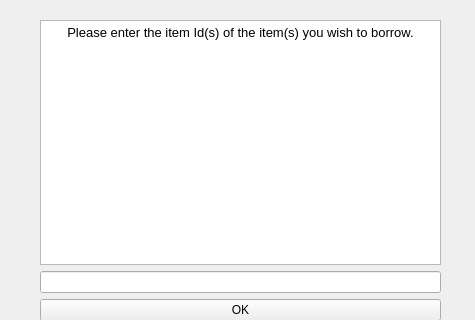
<?xml version="1.0" encoding="UTF-8"?>
<ui version="4.0">
 <class>BorrowEquip</class>
 <widget class="QWidget" name="BorrowEquip">
  <property name="geometry">
   <rect>
    <x>0</x>
    <y>0</y>
    <width>475</width>
    <height>320</height>
   </rect>
  </property>
  <property name="windowTitle">
   <string>Form</string>
  </property>
  <widget class="QWidget" name="">
   <property name="geometry">
    <rect>
     <x>40</x>
     <y>20</y>
     <width>401</width>
     <height>301</height>
    </rect>
   </property>
   <layout class="QVBoxLayout" name="verticalLayout">
    <item>
     <widget class="QTextEdit" name="textEdit">
      <property name="html">
       <string>&lt;!DOCTYPE HTML PUBLIC &quot;-//W3C//DTD HTML 4.0//EN&quot; &quot;http://www.w3.org/TR/REC-html40/strict.dtd&quot;&gt;
&lt;html&gt;&lt;head&gt;&lt;meta name=&quot;qrichtext&quot; content=&quot;1&quot; /&gt;&lt;style type=&quot;text/css&quot;&gt;
p, li { white-space: pre-wrap; }
&lt;/style&gt;&lt;/head&gt;&lt;body style=&quot; font-family:'MS Shell Dlg 2'; font-size:8pt; font-weight:400; font-style:normal;&quot;&gt;
&lt;p align=&quot;center&quot; style=&quot; margin-top:0px; margin-bottom:0px; margin-left:0px; margin-right:0px; -qt-block-indent:0; text-indent:0px;&quot;&gt;&lt;span style=&quot; font-size:10pt;&quot;&gt;Please enter the item Id(s) of the item(s) you wish to borrow.&lt;/span&gt;&lt;/p&gt;
&lt;p align=&quot;center&quot; style=&quot;-qt-paragraph-type:empty; margin-top:0px; margin-bottom:0px; margin-left:0px; margin-right:0px; -qt-block-indent:0; text-indent:0px;&quot;&gt;&lt;br /&gt;&lt;/p&gt;&lt;/body&gt;&lt;/html&gt;</string>
      </property>
     </widget>
    </item>
    <item>
     <widget class="QLineEdit" name="lineEdit_id2"/>
    </item>
    <item>
     <widget class="QPushButton" name="pushButton_OK">
      <property name="text">
       <string>OK</string>
      </property>
     </widget>
    </item>
   </layout>
  </widget>
 </widget>
 <resources/>
 <connections/>
</ui>
